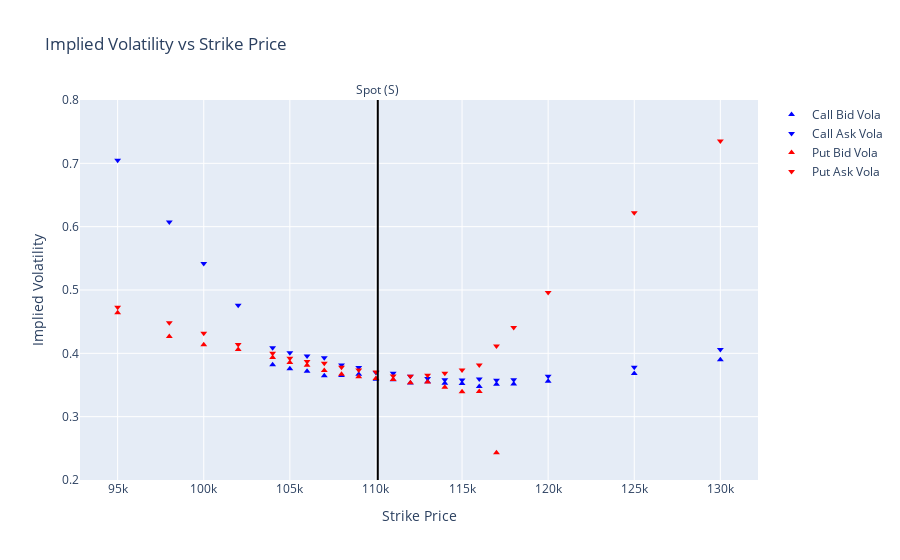

The cell this chart's notebook holds for it:
### Code cell
import plotly.graph_objects as go

fig = go.Figure()
fig.add_trace(go.Scatter(x=df_vola['strike'], y=df_vola['call_bid_vola'], mode='markers', name='Call Bid Vola', marker=dict(symbol='triangle-up', color='blue')))
fig.add_trace(go.Scatter(x=df_vola['strike'], y=df_vola['call_ask_vola'], mode='markers', name='Call Ask Vola', marker=dict(symbol='triangle-down', color='blue')))
fig.add_trace(go.Scatter(x=df_vola['strike'], y=df_vola['put_bid_vola'], mode='markers', name='Put Bid Vola', marker=dict(symbol='triangle-up', color='red')))
fig.add_trace(go.Scatter(x=df_vola['strike'], y=df_vola['put_ask_vola'], mode='markers', name='Put Ask Vola', marker=dict(symbol='triangle-down', color='red')))
fig.add_vline(x=df_vola['S'][0], line_color="black", annotation_text="Spot (S)", annotation_position="top")
fig.update_layout(
    title='Implied Volatility vs Strike Price',
    xaxis_title='Strike Price',
    yaxis_title='Implied Volatility',
    yaxis=dict(range=[0.2, 0.8])  # Set the y-axis range as needed
)
fig.show()

### Figure 1 — Plotly figure (JSON) as saved in the notebook; plotly's stock layout.template omitted (floating-point values rounded to 4 significant figures)
{"data": [{"marker": {"color": "blue", "symbol": "triangle-up"}, "mode": "markers", "name": "Call Bid Vola", "type": "scatter", "x": [95000, 98000, 100000, 102000, 104000, 105000, 106000, 107000, 108000, 109000, 110000, 111000, 112000, 113000, 114000, 115000, 116000, 117000, 118000, 120000, 125000, 130000], "y": [0.0, 0.0, 0.0, 0.0, 0.382, 0.3756, 0.3719, 0.3647, 0.3651, 0.3668, 0.3592, 0.3582, 0.3533, 0.355, 0.3528, 0.3522, 0.3476, 0.3512, 0.3515, 0.356, 0.368, 0.3898]}, {"marker": {"color": "blue", "symbol": "triangle-down"}, "mode": "markers", "name": "Call Ask Vola", "type": "scatter", "x": [95000, 98000, 100000, 102000, 104000, 105000, 106000, 107000, 108000, 109000, 110000, 111000, 112000, 113000, 114000, 115000, 116000, 117000, 118000, 120000, 125000, 130000], "y": [0.7049, 0.6073, 0.542, 0.476, 0.4089, 0.4008, 0.3959, 0.3932, 0.3816, 0.3775, 0.3697, 0.3687, 0.3639, 0.3604, 0.3583, 0.3579, 0.3596, 0.3576, 0.3583, 0.3639, 0.3781, 0.4062]}, {"marker": {"color": "red", "symbol": "triangle-up"}, "mode": "markers", "name": "Put Bid Vola", "type": "scatter", "x": [95000, 98000, 100000, 102000, 104000, 105000, 106000, 107000, 108000, 109000, 110000, 111000, 112000, 113000, 114000, 115000, 116000, 117000, 118000, 120000, 125000, 130000], "y": [0.4642, 0.4265, 0.4134, 0.4061, 0.3934, 0.3857, 0.3811, 0.3729, 0.367, 0.3629, 0.3602, 0.3588, 0.3535, 0.3547, 0.3465, 0.3394, 0.3397, 0.2431, 0.0, 0.0, 0.0, 0.0]}, {"marker": {"color": "red", "symbol": "triangle-down"}, "mode": "markers", "name": "Put Ask Vola", "type": "scatter", "x": [95000, 98000, 100000, 102000, 104000, 105000, 106000, 107000, 108000, 109000, 110000, 111000, 112000, 113000, 114000, 115000, 116000, 117000, 118000, 120000, 125000, 130000], "y": [0.4728, 0.4483, 0.4316, 0.4138, 0.4001, 0.3921, 0.387, 0.3843, 0.378, 0.3736, 0.3707, 0.3641, 0.364, 0.3654, 0.3685, 0.3737, 0.3815, 0.4117, 0.4407, 0.4961, 0.6221, 0.7354]}], "layout": {"annotations": [{"showarrow": false, "text": "Spot (S)", "x": 110100.0, "xanchor": "center", "xref": "x", "y": 1, "yanchor": "bottom", "yref": "y domain"}], "shapes": [{"line": {"color": "black"}, "type": "line", "x0": 110100.0, "x1": 110100.0, "xref": "x", "y0": 0, "y1": 1, "yref": "y domain"}], "title": {"text": "Implied Volatility vs Strike Price"}, "xaxis": {"title": {"text": "Strike Price"}}, "yaxis": {"range": [0.2, 0.8], "title": {"text": "Implied Volatility"}}}}
